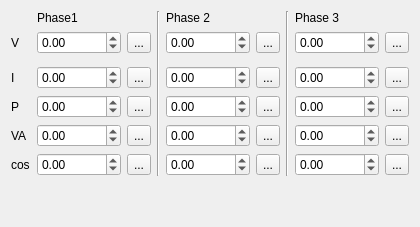
             <widget class="QWidget" name="tab">
              <attribute name="title">
               <string>Technique 2</string>
              </attribute>
              <layout class="QGridLayout" name="gridLayout_7">
               <item row="0" column="7" rowspan="7">
                <widget class="Line" name="line_3">
                 <property name="orientation">
                  <enum>Qt::Vertical</enum>
                 </property>
                </widget>
               </item>
               <item row="0" column="4" rowspan="7">
                <widget class="Line" name="line_2">
                 <property name="orientation">
                  <enum>Qt::Vertical</enum>
                 </property>
                </widget>
               </item>
               <item row="4" column="3">
                <widget class="QToolButton" name="toolButton_p1p">
                 <property name="text">
                  <string>...</string>
                 </property>
                </widget>
               </item>
               <item row="6" column="3">
                <widget class="QToolButton" name="toolButton_p1cos">
                 <property name="text">
                  <string>...</string>
                 </property>
                </widget>
               </item>
               <item row="5" column="3">
                <widget class="QToolButton" name="toolButton_p1va">
                 <property name="text">
                  <string>...</string>
                 </property>
                </widget>
               </item>
               <item row="3" column="3">
                <widget class="QToolButton" name="toolButton_p1i">
                 <property name="text">
                  <string>...</string>
                 </property>
                </widget>
               </item>
               <item row="1" column="5">
                <widget class="QDoubleSpinBox" name="doubleSpinBox_p2v">
                 <property name="minimum">
                  <double>-1.000000000000000</double>
                 </property>
                 <property name="maximum">
                  <double>999999.000000000000000</double>
                 </property>
                </widget>
               </item>
               <item row="6" column="9">
                <widget class="QDoubleSpinBox" name="doubleSpinBox_p3cos">
                 <property name="minimum">
                  <double>-1.000000000000000</double>
                 </property>
                 <property name="maximum">
                  <double>999999.000000000000000</double>
                 </property>
                </widget>
               </item>
               <item row="0" column="9" colspan="2">
                <widget class="QLabel" name="label_47">
                 <property name="text">
                  <string>Phase 3</string>
                 </property>
                </widget>
               </item>
               <item row="1" column="10">
                <widget class="QToolButton" name="toolButton_p3v">
                 <property name="text">
                  <string>...</string>
                 </property>
                </widget>
               </item>
               <item row="1" column="6">
                <widget class="QToolButton" name="toolButton_p2v">
                 <property name="text">
                  <string>...</string>
                 </property>
                </widget>
               </item>
               <item row="3" column="5">
                <widget class="QDoubleSpinBox" name="doubleSpinBox_p2i">
                 <property name="minimum">
                  <double>-1.000000000000000</double>
                 </property>
                 <property name="maximum">
                  <double>999999.000000000000000</double>
                 </property>
                </widget>
               </item>
               <item row="1" column="0">
                <widget class="QLabel" name="label_48">
                 <property name="text">
                  <string>V</string>
                 </property>
                </widget>
               </item>
               <item row="5" column="0">
                <widget class="QLabel" name="label_51">
                 <property name="text">
                  <string>VA</string>
                 </property>
                </widget>
               </item>
               <item row="5" column="9">
                <widget class="QDoubleSpinBox" name="doubleSpinBox_p3va">
                 <property name="minimum">
                  <double>-1.000000000000000</double>
                 </property>
                 <property name="maximum">
                  <double>999999.000000000000000</double>
                 </property>
                </widget>
               </item>
               <item row="4" column="5">
                <widget class="QDoubleSpinBox" name="doubleSpinBox_p2p">
                 <property name="minimum">
                  <double>-1.000000000000000</double>
                 </property>
                 <property name="maximum">
                  <double>999999.000000000000000</double>
                 </property>
                </widget>
               </item>
               <item row="3" column="10">
                <widget class="QToolButton" name="toolButton_p3i">
                 <property name="text">
                  <string>...</string>
                 </property>
                </widget>
               </item>
               <item row="4" column="0">
                <widget class="QLabel" name="label_50">
                 <property name="text">
                  <string>P</string>
                 </property>
                </widget>
               </item>
               <item row="3" column="0">
                <widget class="QLabel" name="label_49">
                 <property name="text">
                  <string>I</string>
                 </property>
                </widget>
               </item>
               <item row="6" column="0">
                <widget class="QLabel" name="label_52">
                 <property name="text">
                  <string>cos</string>
                 </property>
                </widget>
               </item>
               <item row="5" column="5">
                <widget class="QDoubleSpinBox" name="doubleSpinBox_p2va">
                 <property name="minimum">
                  <double>-1.000000000000000</double>
                 </property>
                 <property name="maximum">
                  <double>999999.000000000000000</double>
                 </property>
                </widget>
               </item>
               <item row="4" column="10">
                <widget class="QToolButton" name="toolButton_p3p">
                 <property name="text">
                  <string>...</string>
                 </property>
                </widget>
               </item>
               <item row="5" column="6">
                <widget class="QToolButton" name="toolButton_p2va">
                 <property name="text">
                  <string>...</string>
                 </property>
                </widget>
               </item>
               <item row="7" column="0">
                <spacer name="verticalSpacer_3">
                 <property name="orientation">
                  <enum>Qt::Vertical</enum>
                 </property>
                 <property name="sizeHint" stdset="0">
                  <size>
                   <width>20</width>
                   <height>40</height>
                  </size>
                 </property>
                </spacer>
               </item>
               <item row="1" column="9">
                <widget class="QDoubleSpinBox" name="doubleSpinBox_p3v">
                 <property name="minimum">
                  <double>-1.000000000000000</double>
                 </property>
                 <property name="maximum">
                  <double>999999.000000000000000</double>
                 </property>
                </widget>
               </item>
               <item row="0" column="5" colspan="2">
                <widget class="QLabel" name="label_46">
                 <property name="text">
                  <string>Phase 2</string>
                 </property>
                </widget>
               </item>
               <item row="6" column="5">
                <widget class="QDoubleSpinBox" name="doubleSpinBox_p2cos">
                 <property name="minimum">
                  <double>-1.000000000000000</double>
                 </property>
                 <property name="maximum">
                  <double>999999.000000000000000</double>
                 </property>
                </widget>
               </item>
               <item row="3" column="9">
                <widget class="QDoubleSpinBox" name="doubleSpinBox_p3i">
                 <property name="minimum">
                  <double>-1.000000000000000</double>
                 </property>
                 <property name="maximum">
                  <double>999999.000000000000000</double>
                 </property>
                </widget>
               </item>
               <item row="6" column="6">
                <widget class="QToolButton" name="toolButton_p2cos">
                 <property name="text">
                  <string>...</string>
                 </property>
                </widget>
               </item>
               <item row="5" column="10">
                <widget class="QToolButton" name="toolButton_p3va">
                 <property name="text">
                  <string>...</string>
                 </property>
                </widget>
               </item>
               <item row="6" column="10">
                <widget class="QToolButton" name="toolButton_p3cos">
                 <property name="text">
                  <string>...</string>
                 </property>
                </widget>
               </item>
               <item row="3" column="6">
                <widget class="QToolButton" name="toolButton_p2i">
                 <property name="text">
                  <string>...</string>
                 </property>
                </widget>
               </item>
               <item row="4" column="6">
                <widget class="QToolButton" name="toolButton_p2p">
                 <property name="text">
                  <string>...</string>
                 </property>
                </widget>
               </item>
               <item row="4" column="9">
                <widget class="QDoubleSpinBox" name="doubleSpinBox_p3p">
                 <property name="minimum">
                  <double>-1.000000000000000</double>
                 </property>
                 <property name="maximum">
                  <double>999999.000000000000000</double>
                 </property>
                </widget>
               </item>
               <item row="1" column="3">
                <widget class="QToolButton" name="toolButton_p1v">
                 <property name="text">
                  <string>...</string>
                 </property>
                </widget>
               </item>
               <item row="1" column="2">
                <widget class="QDoubleSpinBox" name="doubleSpinBox_p1v">
                 <property name="minimum">
                  <double>-1.000000000000000</double>
                 </property>
                 <property name="maximum">
                  <double>999999.000000000000000</double>
                 </property>
                </widget>
               </item>
               <item row="3" column="2">
                <widget class="QDoubleSpinBox" name="doubleSpinBox_p1i">
                 <property name="minimum">
                  <double>-1.000000000000000</double>
                 </property>
                 <property name="maximum">
                  <double>999999.000000000000000</double>
                 </property>
                </widget>
               </item>
               <item row="4" column="2">
                <widget class="QDoubleSpinBox" name="doubleSpinBox_p1p">
                 <property name="minimum">
                  <double>-1.000000000000000</double>
                 </property>
                 <property name="maximum">
                  <double>999999.000000000000000</double>
                 </property>
                </widget>
               </item>
               <item row="5" column="2">
                <widget class="QDoubleSpinBox" name="doubleSpinBox_p1va">
                 <property name="minimum">
                  <double>-1.000000000000000</double>
                 </property>
                 <property name="maximum">
                  <double>999999.000000000000000</double>
                 </property>
                </widget>
               </item>
               <item row="6" column="2">
                <widget class="QDoubleSpinBox" name="doubleSpinBox_p1cos">
                 <property name="minimum">
                  <double>-1.000000000000000</double>
                 </property>
                 <property name="maximum">
                  <double>999999.000000000000000</double>
                 </property>
                </widget>
               </item>
               <item row="0" column="2" colspan="2">
                <widget class="QLabel" name="label_45">
                 <property name="text">
                  <string>Phase1</string>
                 </property>
                </widget>
               </item>
              </layout>
             </widget>
